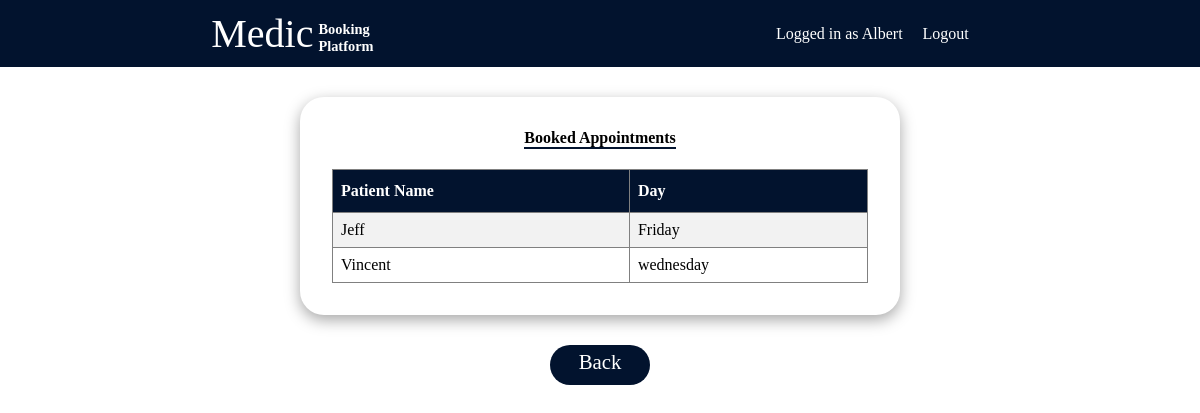
Page /appointment (signed in) on the committed database.
### main/models.py (models this page shows, shortened)
class Appointments(models.Model):
    day = models.CharField(max_length=255, null=True)
    patient = models.ForeignKey(Patient,null=False, on_delete=models.CASCADE,default=True)
    doctor = models.ForeignKey(Doctor, on_delete=models.CASCADE , null=False, default=True)
    is_accept = models.BooleanField(default=False)
    is_reject = models.BooleanField(default=False)

class Patient(models.Model):
    GENDER_CHOICES = (
        ('M', 'Male'),
        ('F', 'Female'),
    )
    user = models.OneToOneField(User, null=True, blank=True, on_delete=models.CASCADE)
    gender = models.CharField(choices=GENDER_CHOICES, null=True, max_length=128)
    mobile_number = models.CharField(max_length=10)
    age = models.IntegerField()
    def __str__(self):
        return self.user.first_name

### main/views.py (the view)
# urls.py: path('appointment', views.appointment, name='appointment'),
@login_required(login_url='login')
def appointment(request):
    appointments = Appointments.objects.filter(doctor = request.user.doctor)
    context = {
        "appointments" : appointments
    }
    return render(request, 'main/appointments.html', context)

### main/models.py (called while the page is built)
    def __str__(self):
        return self.user.first_name

### main/templates/main/appointments.html (shortened to what this page needs)
{% extends 'main/base.html' %}
{% load widget_tweaks %}
{% block content %}
<main class="appointments"
style="display: flex ;
flex-direction: column;
align-items: center;"
>
    <div class="appointment">
        <h4>Booked Appointments</h4>
        <table border="1">
            <tr>
                <th>Patient Name</th>
                <th>Day</th>
            </tr>
            {% for person in appointments %}
            <tr>
                <td>{{person.patient}}</td>
                <td>{{person.day}}</td>
            </tr>
            {% endfor %}
        </table>
    </div>
    <a
    style="
    width: 100px;
    height: 40px;
    border-radius: 20px;
    background-color:  #02132e;
    color: white;
    text-align: center;
    padding: 5px;
    font-size: 1.3rem;
    "
    href="{% url 'doctor' %}"> Back </a>
</main>
{% endblock %}

### main/templates/main/base.html (shortened to what this page needs)
{% load static %}
<!DOCTYPE html>
<html lang="en">
<head>
    <link rel="stylesheet" href="{% static 'main/css/base.css' %}">
    <link rel="stylesheet" href="{% static 'main/css/landing.css' %}">
    <link rel="stylesheet" href="{% static 'main/css/doctors.css' %}">
    <link rel="stylesheet" href="{% static 'main/css/patient.css' %}">
</head>
<body>
    <header style="align-items: center;">
            <div class="name">
                <h1> Medic</h1>
                <h2> Booking </br> Platform</h2>
            </div>
            <div class="logged-in-user" style="color: white; display: flex; ">
                <p>Logged in as {{ user.username }}</p>
                <a href="{% url 'logout' %}" style="margin: 0 20px; cursor: pointer;">Logout</a>
            </div>
    </header>
    <div>
        {% block content %}
        {% endblock %}
    </div>
</body>
</html>

### main/static/main/css/base.css (style rules this page uses)
* { margin: 0; padding: 0; box-sizing: border-box; }
a { text-decoration: none; color: white; }
header { width: 100%; display: flex; background: #02132e; justify-content: space-around; height: max-content; padding: 10px; }
.name h1 { color: white; font-family: 'Lobster', cursive; font-size: 2.5rem; font-weight: 100; }
.name { display: flex; }
.name h2 { font-size: .9rem; margin-top: 11px; margin-left: 5px; color: white; }
.appointment { margin: 30px auto; width: 50%; display: flex; flex-direction: column; align-items: flex-start; box-shadow: rgba(0, 0, 0, 0.35) 0px 5px 15px; border-radius: 1.5rem 1.5rem; }

### main/static/main/css/doctors.css (style rules this page uses)
.appointment { margin: 30px auto; width:60%; display: flex; flex-direction: column; align-items: center; box-shadow: rgba(0, 0, 0, 0.35) 0px 5px 15px; border-radius: 1.5rem 1.5rem; padding: 2rem; }
.appointment h4 { align-self: center; margin: 0 0 20px 0; border-bottom: 2px solid #02132e; width: max-content; }
table { border-collapse: collapse; width: 100%; }
th, td { padding: 8px; }
th { padding-top: 12px; padding-bottom: 12px; text-align: left; background-color: #02132e; color: white; }
tr:nth-child(even) { background-color: #f2f2f2; }

### main/static/main/css/patient.css (style rules this page uses)
.appointment { margin: 30px auto; width: 50%; display: flex; flex-direction: column; align-items: flex-start; box-shadow: rgba(0, 0, 0, 0.35) 0px 5px 15px; border-radius: 1.5rem 1.5rem; }

### rows in the picture
Appointments: patient "Jeff", day "Friday"
Appointments: patient "Vincent", day "wednesday"

### other values in the picture
{{ user.username }} "Albert"
